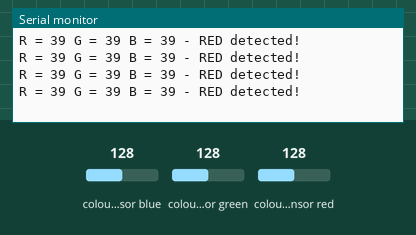
The sketch below on a simulated Arduino Uno, built with avr-gcc and run on an emulated ATmega328P. Shown: the last lines printed to the serial monitor. Wiring (inferred from the names in the program): TCS3200 colour sensor: output pin 8; S2 pin 6; S3 pin 7; S0 pin 4; S1 pin 5. Inputs (shaded band) come from the test bench; at power-on: colour sensor green 128, colour sensor blue 128, colour sensor red 128.

Above: at 1.2 s.
1.3 s: colour sensor green set to 191
At 1.43 s:
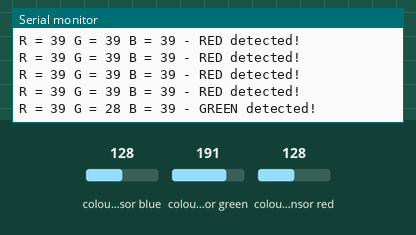
3.3 s: colour sensor blue set to 5
At 3.54 s:
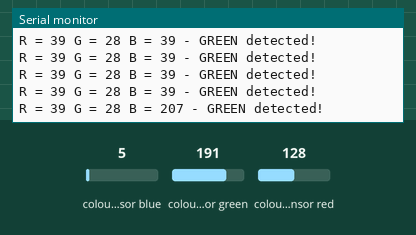
4.8 s: colour sensor red set to 5
At 12.22 s:
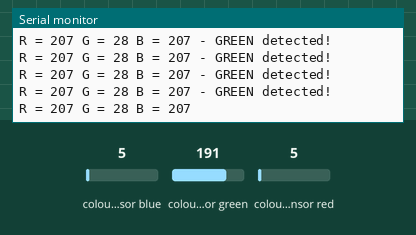

Measured:
- after the input at 3.3 s, the serial monitor: prints a new line at once (image 2)
- after the input at 4.8 s, the serial monitor: prints a new line at once (image 3)

The sketch:

Arduino_color.ino
```cpp
int ldrPin = 7;

#define S0 4
#define S1 5
#define S2 6
#define S3 7
#define sensorOut 8

int redFrequency = 0;
int greenFrequency = 0;
int blueFrequency = 0;
int redColor = 0;
int blueColor = 0;
int greenColor = 0;

void setup() {
pinMode(S0, OUTPUT);
pinMode(S1, OUTPUT);
pinMode(S2, OUTPUT);
pinMode(S3, OUTPUT);
pinMode(sensorOut, INPUT);
digitalWrite(S0,HIGH);
digitalWrite(S1,LOW);
Serial.begin(9600);
}

void loop() {
digitalWrite(S2,LOW);
digitalWrite(S3,LOW);
redFrequency = pulseIn(sensorOut, LOW);
redColor = map(redFrequency,70,120,255,0);
Serial.print("R = ");
Serial.print(redFrequency);
delay(100);
digitalWrite(S2,HIGH);
digitalWrite(S3,HIGH);
greenFrequency = pulseIn(sensorOut, LOW);
Serial.print(" G = ");
greenColor = map(greenFrequency,100,199,255,0);
Serial.print(greenFrequency);
delay(100);
digitalWrite(S2,LOW);
digitalWrite(S3,HIGH);
blueFrequency = pulseIn(sensorOut, LOW);
blueColor = map(blueFrequency,38,84,255,0);
Serial.print(" B = ");
Serial.print(blueFrequency);
delay(100);
if(redColor > greenColor && redColor > blueColor){
  Serial.println(" - RED detected!");
}
else if(greenColor > redColor && greenColor > blueColor){
  Serial.println(" - GREEN detected!");
}
else if(blueColor > redColor && blueColor > greenColor){
  Serial.println(" - BLUE detected!");
}
else{
  Serial.println(" - Something wrong!");
}
}
```
